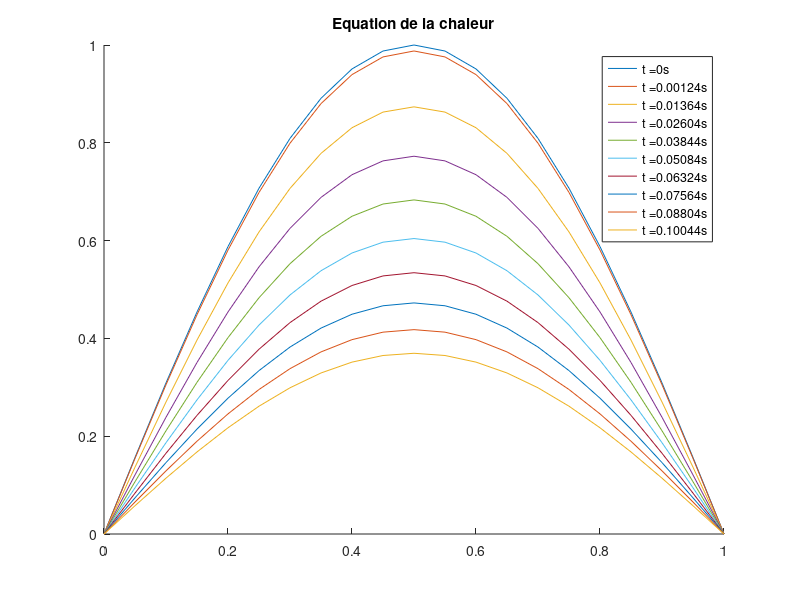

The MATLAB script that drew this image:
close all;
clear variables;

m = 1;
h = 0.05;

tmax = 0.11;
tau = 0.00124;
r = tau/h^2;

t = 0:tau:tmax;
x = 0:h:m;
n = length(x);
f_0 = 0;
f_m = 0;

D = ones(n,1);
M = diag(D(1:n-1)*r,-1)+diag(D(1:n)*(1-2*r))+diag(D(1:n-1)*r,1);

%F = 1-abs(2*x-1)';
F = sin(pi*x)'; 
F_t = zeros(n,1);
F_p = F_t+[0;F(2:n-1);0];
figure(1);
hold on;
plot(x,F,'DisplayName', strcat('t = ', num2str(t(1)),'s'));


for i = t
    F = M*F+r*F_t;
    F(1) = 0;
    F(end) = 0;
    if mod(i,10*tau) == 0
        plot(x,F,'DisplayName', strcat('t = ', num2str(i+tau),'s'));
    end
end
legend('show');
title('Equation de la chaleur');

% M = diag(D(1:n-1)*r,-1)+diag(D(1:n)*(1-2*r))+diag(D(1:n-1)*r,1);

% for i = t
%     F = M*F+r*F_t;
%     if mod(i,30*tau) == 0
%         plot(x,F,'DisplayName', strcat('t = ', num2str(i+tau),'s'));
%     end
% end
